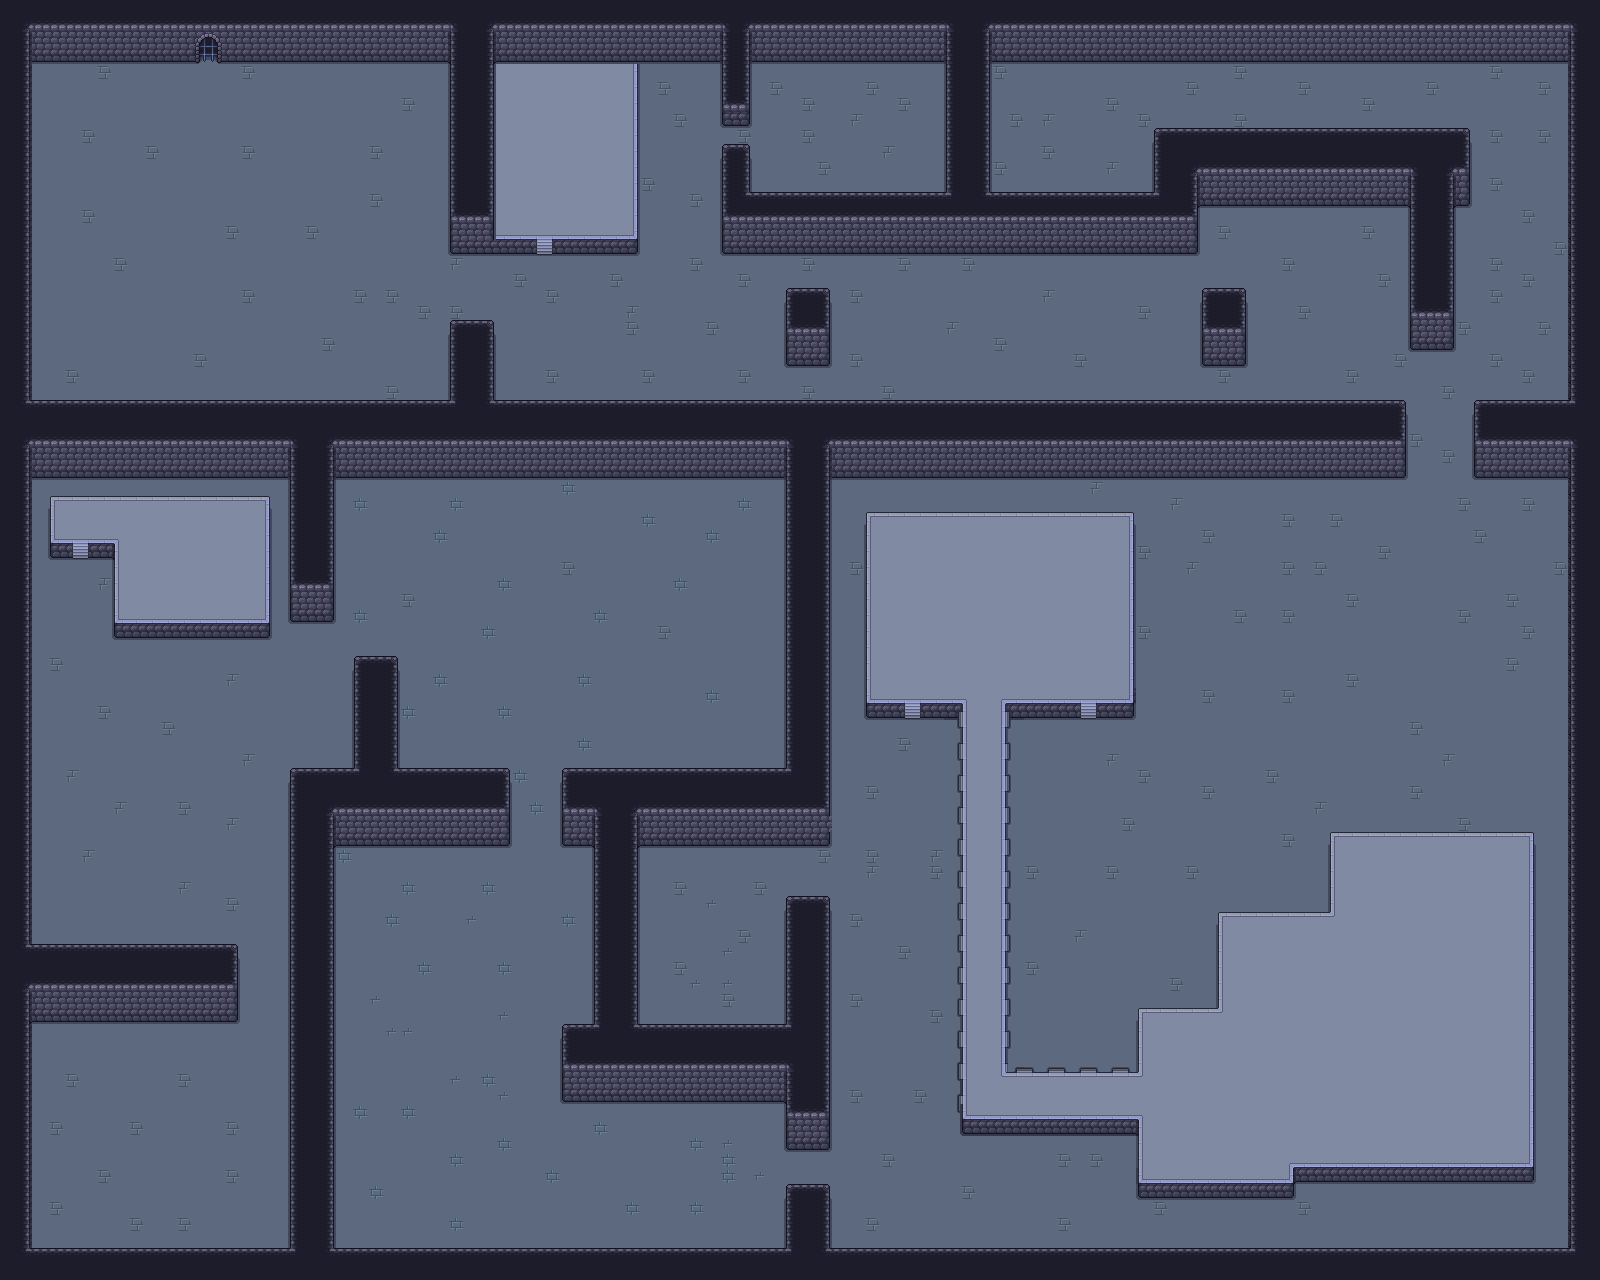

Below is a game level as drawn by its tile map, then a one-line description and the .tmx that defines it (tile-layer data replaced by summaries):
An orthogonal 100x80 tile map with 16x16 px tiles, 4 tile layers (round1, Tile Layer 3, Tile Layer 2, round2) and 131 objects (55x solid, 30x BottomLight, 19x RightLight, 18x LeftLight, 3x solidRound2, ...).

<map version="1.0" orientation="orthogonal" renderorder="right-down" width="100" height="80" tilewidth="16" tileheight="16" nextobjectid="183">
 <tileset firstgid="1" name="walls_floor" tilewidth="16" tileheight="16">
  <image source="walls_floor.png" width="208" height="368" />
 </tileset>
 <layer name="round1" width="100" height="80">
  <data>[8000 cells, 8000 non-empty, 4 distinct tile ids]</data>
 </layer>
 <layer name="Tile Layer 3" width="100" height="80">
  <data>[8000 cells, 70 non-empty, 14 distinct tile ids]</data>
 </layer>
 <layer name="Tile Layer 2" width="100" height="80">
  <data>[8000 cells, 3346 non-empty, 57 distinct tile ids]</data>
 </layer>
 <layer name="round2" width="100" height="80">
  <data>[8000 cells, 172 non-empty, 20 distinct tile ids]</data>
 </layer>
 <objectgroup name="Object Layer 1">
  <object id="1" name="solid" x="450.42" y="23.0792" width="43.6316" height="230.933" rotation="-0.0251502" />
  <object id="2" name="solid" x="565.991" y="238.333" width="70.4741" height="15.5111" />
  <object id="3" name="solid" x="494.669" y="238.959" width="31.7072" height="14.375" />
  <object id="4" name="solid" x="634" y="62.0562" width="3.68911" height="191.834" />
  <object id="5" name="solid" x="-0.714763" y="-0.501943" width="1599.53" height="62.1795" />
  <object id="6" name="solid" x="723.218" y="12.7657" width="26.0525" height="95.0917" />
  <object id="7" name="solid" x="722.808" y="156.514" width="26.1206" height="96.7506" />
  <object id="8" name="solid" x="748.511" y="192.038" width="448.602" height="61.2266" />
  <object id="9" name="solid" x="786.846" y="288.347" width="43.6361" height="77.4977" />
  <object id="12" name="solid" x="1202.61" y="288.697" width="42.5888" height="76.7996" />
  <object id="13" name="solid" x="1568.94" y="-3.96193" width="29.1732" height="1280.53" />
  <object id="14" name="solid" x="1475.78" y="400.885" width="119.209" height="77.9639" />
  <object id="26" name="solid" x="449.602" y="319.564" width="44.587" height="79.4769" />
  <object id="29" name="solid" x="29.2296" y="401.487" width="1375.87" height="77.2455" />
  <object id="30" name="solid" x="-0.49151" y="-40.9545" width="29.641" height="1319.6" />
  <object id="31" name="solid" x="30.8894" y="1249.85" width="1567.92" height="28.1466" />
  <object id="32" name="solid" x="786.555" y="478.961" width="43.1499" height="366.229" />
  <object id="33" name="solid" x="332.508" y="769.084" width="177.042" height="76.147" />
  <object id="34" name="solid" x="562.853" y="769.719" width="223.198" height="74.5399" />
  <object id="35" name="solid" x="291.262" y="480.36" width="42.5154" height="138.968" />
  <object id="36" name="solid" x="290.628" y="768.41" width="41.4154" height="481.556" />
  <object id="37" name="solid" x="595.215" y="844.128" width="41.2048" height="181.573" />
  <object id="38" name="solid" x="564.757" y="1026.08" width="220.192" height="74.2433" />
  <object id="39" name="solid" x="788.121" y="898.534" width="39.9772" height="248.747" />
  <object id="40" name="solid" x="788.121" y="1179.64" width="40.6117" height="67.8977" />
  <object id="42" name="solid" x="1129.01" y="511.69" width="4.67554" height="205.94" />
  <object id="43" name="solid" x="867.006" y="511.941" width="265.921" height="5.18301" />
  <object id="44" name="solid" x="866.863" y="511.861" width="3.92058" height="206.404" />
  <object id="45" name="solid" x="866.364" y="699.773" width="33.3148" height="18.2395" />
  <object id="46" name="solid" x="927.029" y="700.294" width="37.7891" height="17.9379" />
  <object id="47" name="solid" x="1002.61" y="700.533" width="70.7948" height="17.4595" />
  <object id="48" name="solid" x="1104.97" y="700.294" width="28.3691" height="17.4512" />
  <object id="49" name="round" x="1065.48" y="718.376" width="48.3437" height="48.7165" />
  <object id="50" name="solid" x="962.658" y="1115.79" width="176.43" height="18.4995" />
  <object id="51" name="solid" x="1138.76" y="1008.35" width="83.4709" height="4.48851" />
  <object id="52" name="solid" x="1138.21" y="1008.2" width="4.48851" height="67.4399" />
  <object id="53" name="solid" x="1218.27" y="912.17" width="4.66292" height="100.834" />
  <object id="54" name="solid" x="1218.4" y="911.942" width="115.775" height="5.18617" />
  <object id="55" name="solid" x="1330.49" y="832.056" width="3.96526" height="84.0996" />
  <object id="56" name="solid" x="1330.27" y="832.198" width="202.544" height="5.18617" />
  <object id="57" name="solid" x="1528.56" y="832.016" width="4.91042" height="349.878" />
  <object id="59" name="solid" x="1289.86" y="1163.53" width="243.692" height="18.4719" />
  <object id="60" name="solid" x="1139.13" y="1180.31" width="154.298" height="17.8694" />
  <object id="61" name="solid" x="1138.87" y="1115.76" width="3.26759" height="67.1806" />
  <object id="70" name="round" x="890.821" y="721.589" width="45.2462" height="45.2462" />
  <object id="72" name="round2" x="1062.4" y="669.879" width="50.5347" height="29.3807" />
  <object id="74" name="round2" x="887.296" y="668.704" width="54.0604" height="30.5559" />
  <object id="75" name="solidRound2" x="1001.7" y="700.899" width="3.34027" height="374.822" />
  <object id="77" name="solidRound2" x="1001.46" y="1072.51" width="140.767" height="3.51918" />
  <object id="79" name="solidRound2" x="963.019" y="700.859" width="3.11469" height="418.111" />
  <object id="80" name="solidRound" x="1138.97" y="1072.69" width="3.65524" height="51.417" />
  <object id="81" name="solidRound" x="963.521" y="700.344" width="42.6444" height="3.89892" />
  <object id="84" name="solid" x="947.175" y="63.0961" width="41.0858" height="129.127" />
  <object id="86" name="solid" x="1154.81" y="129.127" width="315.481" height="76.3023" />
  <object id="87" name="solid" x="1410.92" y="205.592" width="41.8195" height="143.702" />
  <object id="168" name="solid" x="354.256" y="655.346" width="43.4004" height="113.384" />
  <object id="169" name="solid" x="30.3803" y="944.502" width="207.237" height="77.0358" />
  <object id="170" name="solid" x="114.459" y="619.856" width="155.375" height="18.2447" />
  <object id="171" name="solid" x="265.882" y="496.313" width="3.72016" height="141.585" />
  <object id="172" name="solid" x="50.1127" y="496.313" width="219.489" height="4.59549" />
  <object id="173" name="solid" x="50.5504" y="496.75" width="4.15782" height="60.6167" />
  <object id="174" name="solid" x="114.45" y="539.86" width="4.59549" height="98.0371" />
  <object id="175" name="solid" x="97.3806" y="540.079" width="20.5703" height="18.382" />
  <object id="176" name="solid" x="50.988" y="540.517" width="14.0053" height="17.2878" />
 </objectgroup>
 <objectgroup name="Light" visible="0">
  <object id="89" name="RightLight" x="478.603" y="17.6578" width="10.4769" height="197.208" />
  <object id="90" name="LeftLight" x="455.043" y="17.5396" width="7.11889" height="197.435" />
  <object id="91" name="BottomLight" x="455.105" y="210.142" width="33.7112" height="4.89958" />
  <object id="94" name="BottomLight" x="18.2559" y="15.8303" width="1579.06" height="5.25599" />
  <object id="95" name="RightLight" x="737.609" y="15.7242" width="6.52659" height="84.7112" />
  <object id="96" name="LeftLight" x="728.011" y="15.7816" width="6.52659" height="84.7112" />
  <object id="97" name="BottomLight" x="728.009" y="95.5748" width="15.9833" height="4.89958" />
  <object id="98" name="RightLight" x="738.393" y="149.104" width="6.52659" height="51.511" />
  <object id="99" name="LeftLight" x="727.031" y="149.159" width="5.77015" height="65.6369" />
  <object id="100" name="BottomLight" x="727.065" y="149.155" width="17.8765" height="4.89958" />
  <object id="101" name="BottomLight" x="727.033" y="209.53" width="465.894" height="5.24274" />
  <object id="102" name="BottomLight" x="737.172" y="197.169" width="455.841" height="5.8037" />
  </objectgroup>
</map>
<!-- 55 of 131 objects omitted -->
